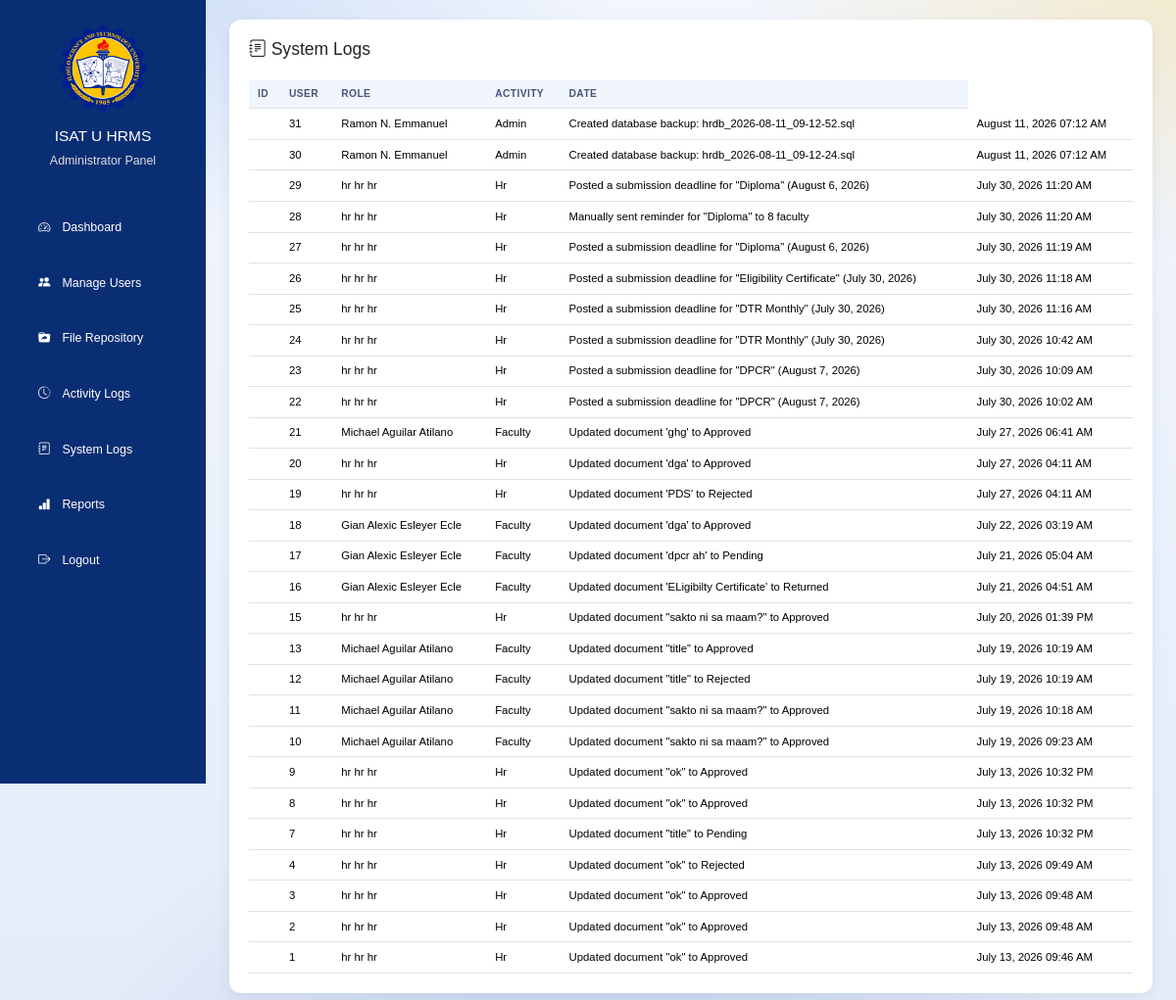
/admin/system_logs.php (signed in), run on an earlier commit of the app's database.
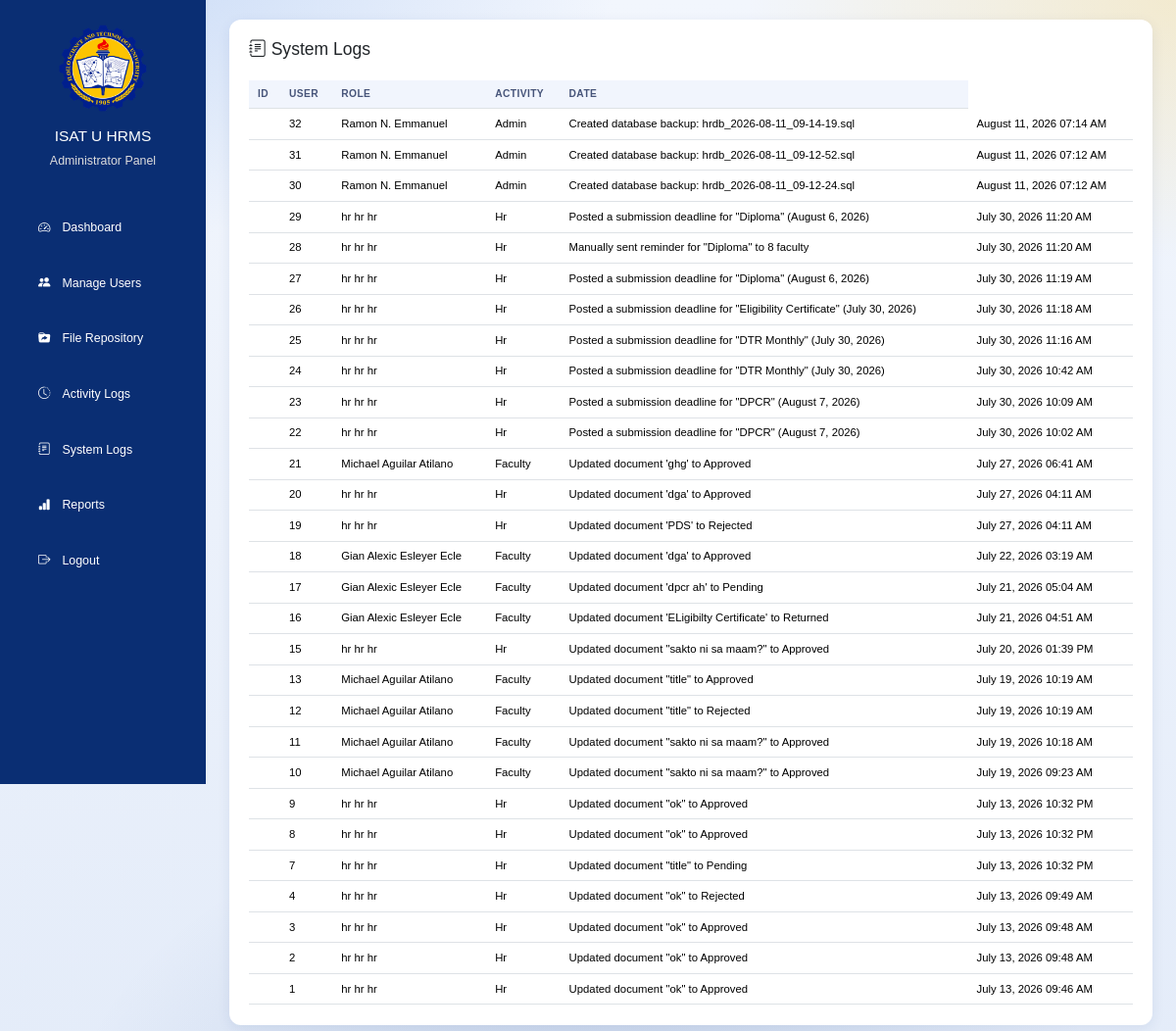
And on a later commit of the database.
### tables this page shows
CREATE TABLE `activity_logs` (
  `log_id` int(11) NOT NULL AUTO_INCREMENT,
  `user_id` int(11) NOT NULL,
  `activity` text NOT NULL,
  `module` varchar(50) DEFAULT NULL,
  `ip_address` varchar(45) DEFAULT NULL,
  `log_date` timestamp NOT NULL DEFAULT current_timestamp(),
  PRIMARY KEY (`log_id`)
);

CREATE TABLE `users` (
  `user_id` int(11) NOT NULL AUTO_INCREMENT,
  `employee_id` varchar(50) DEFAULT NULL,
  `first_name` varchar(100) NOT NULL,
  `middle_name` varchar(100) DEFAULT NULL,
  `last_name` varchar(100) NOT NULL,
  `email` varchar(150) NOT NULL,
  `password` varchar(255) NOT NULL,
  `role` varchar(20) NOT NULL,
  `department` varchar(150) DEFAULT NULL,
  `position_title` varchar(150) DEFAULT NULL,
  `profile_picture` varchar(255) DEFAULT NULL,
  `reset_token` varchar(255) DEFAULT NULL,
  `reset_token_expiry` datetime DEFAULT NULL,
  `status` varchar(20) DEFAULT 'active',
  `created_at` timestamp NOT NULL DEFAULT current_timestamp(),
  PRIMARY KEY (`user_id`)
);

### admin/system_logs.php (the view, shortened to what this page needs)
<?php
include "../db.php";
?>
<!DOCTYPE html>
<html lang="en">
<head>
<link href="https://cdn.jsdelivr.net/npm/bootstrap@5.3.3/dist/css/bootstrap.min.css" rel="stylesheet">
<link href="https://cdn.jsdelivr.net/npm/bootstrap-icons@1.11.3/font/bootstrap-icons.css" rel="stylesheet">
<link rel="stylesheet" href="../assets/ui.css">
</head>
<body>
<div class="sidebar">
<img src="../images/isatu_logo.png">
<h3>ISAT U HRMS</h3>
<p>Administrator Panel</p>
<a href="dashboard.php">
<i class="bi bi-speedometer2"></i>
Dashboard
</a>
<a href="users.php">
<i class="bi bi-people-fill"></i>
Manage Users
</a>
<a href="repository.php">
<i class="bi bi-folder-symlink-fill"></i>
File Repository
</a>
<a href="activity_logs.php">
<i class="bi bi-clock-history"></i>
Activity Logs
</a>
<a href="system_logs.php">
<i class="bi bi-journal-text"></i>
System Logs
</a>
<a href="reports.php">
<i class="bi bi-bar-chart-fill"></i>
Reports
</a>
<a href="../logout.php" onclick="return confirm('Are you sure you want to log out?')">
<i class="bi bi-box-arrow-right"></i>
Logout
</a>
</div>
<div class="main">
<div class="card p-4">
<h2 class="mb-4">
<i class="bi bi-journal-text"></i>
System Logs
</h2>
<div class="table-responsive">
<table class="table table-hover align-middle">
<thead>
<tr>
<th>ID</th>
<th>User</th>
<th>Role</th>
<th>Activity</th>
<th>Date</th>
</tr>
</thead>
<tbody>
<?php
$query=mysqli_query($conn,"
SELECT
activity_logs.log_id,
activity_logs.activity,
activity_logs.log_date,
users.first_name,
users.middle_name,
users.last_name,
users.role
FROM activity_logs
INNER JOIN users
ON activity_logs.user_id=users.user_id
ORDER BY activity_logs.log_date DESC
");
while($row=mysqli_fetch_assoc($query))
{
?>
<tr>
<td>
<td><?php echo $row['log_id']; ?></td>
<td>
<?php
echo htmlspecialchars(
$row['first_name']." ".
$row['middle_name']." ".
$row['last_name']
);
?>
</td>
<td>
<?php echo ucfirst($row['role']); ?>
</td>
<td>
<?php echo htmlspecialchars($row['activity']); ?>
</td>
<td>
<?php echo date("F d, Y h:i A",strtotime($row['log_date'])); ?>
</td>
</tr>
<?php
}
?>
</tbody>
</table>
</div>
</div>
</div>
</body>
</html>

### assets/ui.css (style rules this page uses)
html { font-size:13.5px !important; }
body { font-size:.92rem; background: radial-gradient(900px 500px at 8% -5%, rgba(91,146,229,.28), transparent 60%), radial-gradient(800px 480px at 100% 0%, rgba(245,180,0,.18), transparent 55%), radial-gradient(900px 600px at 50% 110%, rgba(18,60,146,.16), transparent 60%), linear-gradient(180deg,#f2f6fd 0%,#e4ecf9 100%) !important; background-attachment:fixed !important; }
h2 { font-size:1.3rem !important; }
h3 { font-size:1.15rem !important; }
.main { padding:20px 24px !important; }
.stat-card,.chart-card,.card,.profile-card,.card-box { border-radius:12px !important;box-shadow:0 4px 14px rgba(10,46,115,.08) !important; }
.table { font-size:.84rem;margin-bottom:0; }
.table>:not(caption)>*>* { padding:.5rem .65rem !important; }
.table thead th { font-size:.76rem;text-transform:uppercase;letter-spacing:.4px;color:#47557a;background:#f1f5fd !important; }

### admin/system_logs.php (style rules this page uses)
body { background:#eef3fb; font-family:Poppins,sans-serif; }
.sidebar { position:fixed; top:0; left:0; width:210px; height:100vh; background:#0A2E73; padding:25px; }
.sidebar img { width:90px; display:block; margin:auto; }
.sidebar h3 { color:#fff; text-align:center; margin-top:15px; }
.sidebar p { color:#ddd; text-align:center; margin-bottom:35px; }
.sidebar a { display:flex; align-items:center; gap:12px; padding:14px; margin-bottom:10px; text-decoration:none; color:white; border-radius:12px; }
.main { margin-left:210px; padding:30px; }
.card { border:none; border-radius:20px; box-shadow:0 10px 30px rgba(0,0,0,.08); }
.table thead { background:#0A2E73; color:white; }

What changed in the data, as far as the page shows it:
added activity_logs: log_id "32", user.last_name "Ramon N. Emmanuel", user.role "Admin", activity "Created database backup: hrdb_2026-08-11_09-14-19.sql", log_date "August 11, 2026 07:14 AM"
